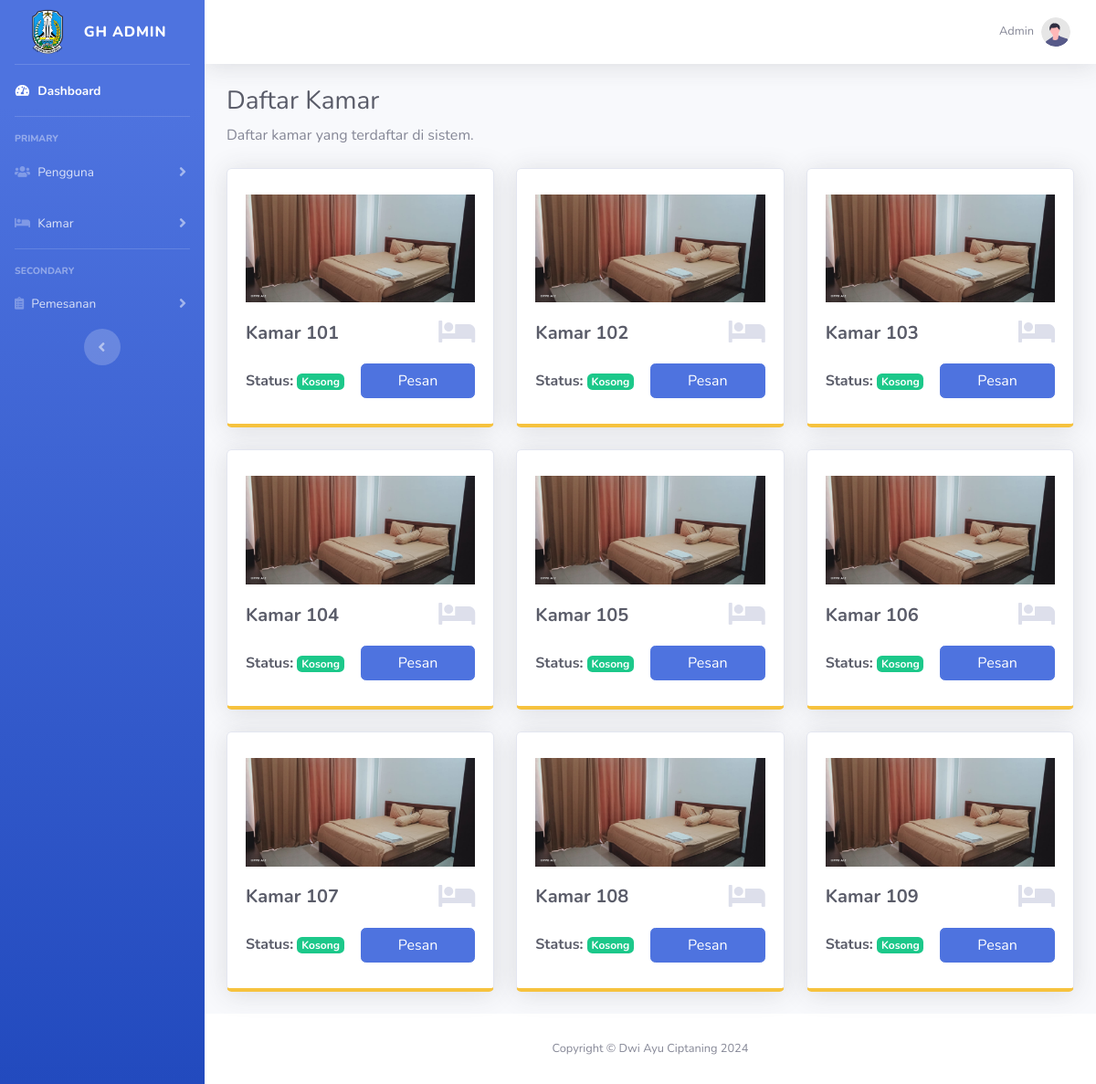
/kamar_pengguna.php (signed in), run on the app's committed database.
### tables this page shows
CREATE TABLE `rooms` (
  `id` int(11) NOT NULL,
  `room_number` int(11) DEFAULT NULL,
  `harga` int(10) NOT NULL,
  `status` varchar(20) DEFAULT 'available'
);

### kamar_pengguna.php (the view, shortened to what this page needs)
<?php
    include 'functions/koneksi.php';
    $query_kamar = mysqli_query($conn, "SELECT * FROM rooms");
    $query_hasil_kamar = mysqli_fetch_all($query_kamar, MYSQLI_ASSOC);
?>
<!DOCTYPE html>
<html lang="en">
<head>
    <link href="assets/admin/vendor/fontawesome-free/css/all.min.css" rel="stylesheet" type="text/css">
    <link href="assets/admin/css/sb-admin-2.min.css" rel="stylesheet">
    <link href="assets/admin/vendor/datatables/dataTables.bootstrap4.min.css" rel="stylesheet">
</head>
<body id="page-top">
    <div id="wrapper">
    <?php
        if($_SESSION['role'] == 'admin'){
        ?>
        <ul class="navbar-nav bg-gradient-primary sidebar sidebar-dark accordion" id="accordionSidebar">
            <a class="sidebar-brand d-flex align-items-center justify-content-center" href="index.php">
                <img src="assets/admin/img/pppbulutuban.png" alt="" width="50px">
                <div class="sidebar-brand-text mx-3">GH Admin</div>
            </a>
            <hr class="sidebar-divider my-0">
            <li class="nav-item active">
                <a class="nav-link" href="dashboard.php">
                    <i class="fas fa-fw fa-tachometer-alt"></i>
                    <span>Dashboard</span></a>
            </li>
            <hr class="sidebar-divider">
            <div class="sidebar-heading">
                Primary
            </div>
            <li class="nav-item">
                <a class="nav-link collapsed" href="#" data-toggle="collapse" data-target="#collapseTwo"
                    aria-expanded="true" aria-controls="collapseTwo">
                    <i class="fas fa-users"></i>
                    <span>Pengguna</span>
                </a>
            </li>
            <li class="nav-item">
                <a class="nav-link collapsed" href="#" data-toggle="collapse" data-target="#collapseUtilities"
                    aria-expanded="true" aria-controls="collapseUtilities">
                    <i class="fas fa-bed"></i>
                    <span>Kamar</span>
                </a>
            </li>
            <hr class="sidebar-divider">
            <div class="sidebar-heading">
                Secondary
            </div>
            <li class="nav-item">
                <a class="nav-link collapsed" href="#" data-toggle="collapse" data-target="#collapsePages"
                    aria-expanded="true" aria-controls="collapsePages">
                    <i class="fas fa-clipboard-list"></i>
                    <span>Pemesanan</span>
                </a>
            </li>
            <div class="text-center d-none d-md-inline">
                <button class="rounded-circle border-0" id="sidebarToggle"></button>
            </div>
        </ul>
        <?php
        }
        ?>
        <div id="content-wrapper" class="d-flex flex-column">
            <div id="content">
            <nav class="navbar navbar-expand navbar-light bg-white topbar mb-4 static-top shadow">
                <ul class="navbar-nav ml-auto">
                    <li class="nav-item dropdown no-arrow">
                        <a class="nav-link dropdown-toggle" href="#" id="userDropdown" role="button"
                            data-toggle="dropdown" aria-haspopup="true" aria-expanded="false">
                            <span class="mr-2 d-none d-lg-inline text-gray-600 small"><?= $_SESSION['nama'] ?? 'Guest' ?></span>
                            <img class="img-profile rounded-circle"
                                src="assets/admin/img/undraw_profile.svg">
                        </a>
                    </li>
                </ul>
            </nav>
                <div class="container-fluid">
                    <h1 class="h3 mb-2 text-gray-800">Daftar Kamar</h1>
                    <p class="mb-4">Daftar kamar yang terdaftar di sistem.</p>
                    <div class="row">
                        <?php
                            foreach($query_hasil_kamar as $kamar){
                        ?>
                        <div class="col-xl-4 col-md-6 mb-4">
                            <div class="card border-bottom-warning shadow h-100 py-2">
                                <div class="card-body">
                                    <img src="assets/admin/img/kamar.jpeg" alt="" width="100%" class="mb-3">
                                    <div class="row no-gutters align-items-center">
                                        <div class="col mr-2">
                                            <div class="h5 mb-0 font-weight-bold text-gray-800">Kamar <?= $kamar['room_number'] ?></div>
                                        </div>
                                        <div class="col-auto">
                                            <i class="fas fa-bed fa-2x text-gray-300"></i>
                                        </div>
                                    </div>
                                    <?php
                                    if($kamar['status'] == 'available'){
                                    ?>
                                    <div class="row no-gutters align-items-center mt-3">
                                        <div class="col-md-6">
                                            <div class="h6 mb-0 font-weight-bold text-gray-800">Status: <span class="badge badge-success">Kosong</span></div>
                                        </div>
                                        <div class="col-md-6">
                                            <a href="tambah_pemesanan_pengguna.php?room_id=<?= $kamar['id'] ?>" class="btn btn-primary btn-block">Pesan</a>
                                        </div>
                                    </div>
                                    <?php
                                    }
                                    ?>
                                </div>
                            </div>
                        </div>
                        <?php
                            }
                        ?>
                    </div>
                </div>
            </div>
            <footer class="sticky-footer bg-white">
                <div class="container my-auto">
                    <div class="copyright text-center my-auto">
                        <span>Copyright &copy; Dwi Ayu Ciptaning 2024</span>
                    </div>
                </div>
            </footer>
        </div>
    </div>
</body>
</html>

### data on the page
rooms: room_number "101"
rooms: room_number "102"
rooms: room_number "103"
rooms: room_number "104"
rooms: room_number "105"
rooms: room_number "106"
rooms: room_number "107"
rooms: room_number "108"
rooms: room_number "109"

### other printed values
$_SESSION['nama'] "Admin"
